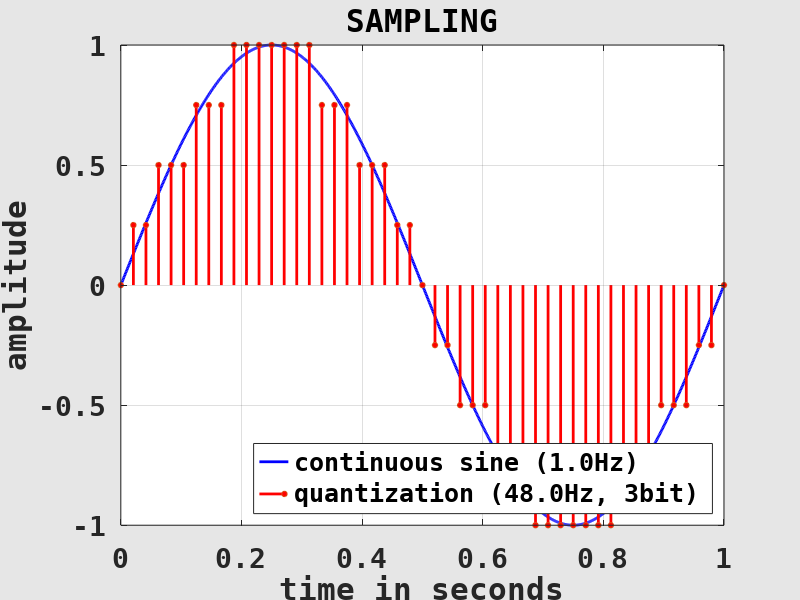

MATLAB code for this plot:
clearvars( '-except', 'fig_sampling' );

	% prepare continuous sine signal
L = 1; % length in seconds

f = 1; % sine frequency
dt = 1/1000; % temporal resolution

t = linspace( 0, L, L/dt ); % "continuous" signal, TEST!
xt = sin( 2*pi*f * t );

	% quantize continuous signal
fS = 48; % sampling rate, TEST!
nS = 3; % bits per sample, TEST!

N = floor( L*fS + 1 ); % number of samples
i = 1:N; % sample indices

ti = (i-1) / fS; % discrete signal
xi = round( 2^(nS-1) * sin( 2*pi*f * ti ) ) / 2^(nS-1);

	% -----------------------------------------------------------------------
	% the next lines are not important for following the lecture!
	% -----------------------------------------------------------------------
	
	% plot sampling
if exist( 'fig_sampling', 'var' ) ~= 1 || ~ishandle( fig_sampling ) % prepare figure window
	fig_sampling = figure( ...
		'Name', 'SAMPLING', ...
		'Color', [0.9, 0.9, 0.9], 'InvertHardcopy', 'off', ...
		'defaultAxesFontName', 'DejaVu Sans Mono', 'defaultAxesFontSize', 20, 'defaultAxesFontWeight', 'bold', ...
		'defaultAxesNextPlot', 'add', ...
		'defaultAxesBox', 'on', 'defaultAxesLayer', 'top', ...
		'defaultAxesXGrid', 'on', 'defaultAxesYGrid', 'on' );
end

figure( fig_sampling ); % set and clear current figure
clf( fig_sampling );

title( 'SAMPLING' );

xlabel( 'time in seconds' );
ylabel( 'amplitude' );

xlim( [0, L] ); % set axes
ylim( [-1, 1] );

plot( t, xt, ... % plot continuous signal
	'Color', 'blue', 'LineWidth', 2 );

stem( ti, xi, ... % plot discrete signal
	'Color', 'red', 'LineWidth', 2, 'MarkerSize', 4, 'MarkerFaceColor', 'red', ...
	'ShowBaseLine', 'off' );

legend( ... % show legend
	{sprintf( 'continuous sine (%.1fHz)', f ), sprintf( 'quantization (%.1fHz, %dbit)', fS, nS )}, ...
	'Location', 'southeast' );

	% write image
print( fig_sampling, 'sampling', '-depsc2' );
